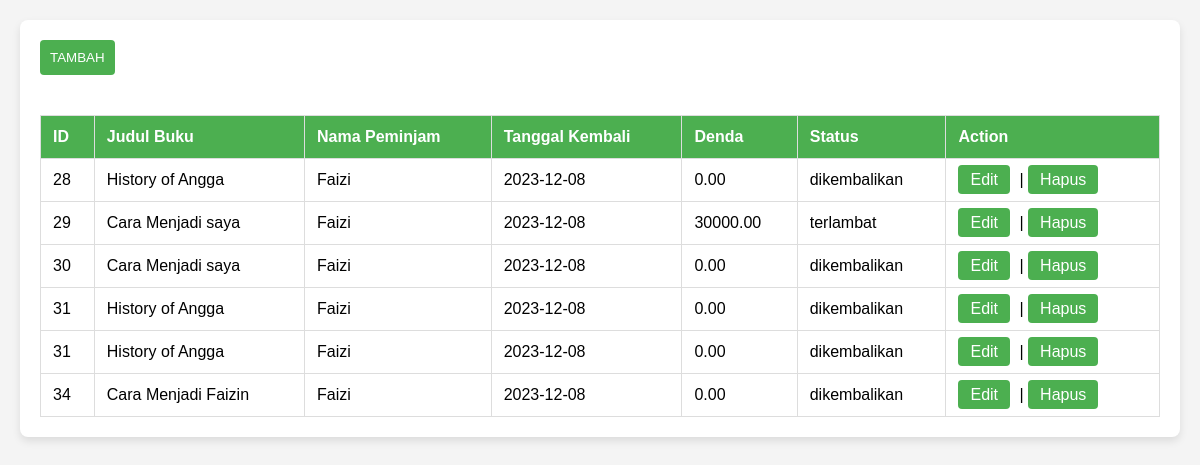
/pengembalian/index.php, run on the app's committed database.
### tables this page shows
CREATE TABLE `pengembalian` (
  `pengembalian_id` INT(11) NOT NULL,
  `peminjaman_id` INT(11) DEFAULT NULL,
  `tanggal_pengembalian` DATE DEFAULT NULL,
  `denda` DECIMAL(10,2) DEFAULT NULL,
  `status_pengembalian` ENUM('dikembalikan','terlambat') DEFAULT 'dikembalikan'
);

CREATE TABLE `peminjaman` (
  `peminjaman_id` INT(11) NOT NULL,
  `buku_id` INT(11) DEFAULT NULL,
  `anggota_id` INT(11) DEFAULT NULL,
  `tanggal_peminjaman` DATE DEFAULT NULL,
  `tanggal_kembali` DATE DEFAULT NULL,
  `status` ENUM('dipinjam','kembali') DEFAULT 'dipinjam'
);

CREATE TABLE `buku` (
  `buku_id` INT(11) NOT NULL,
  `judul` VARCHAR(100) DEFAULT NULL,
  `pengarang` VARCHAR(100) DEFAULT NULL,
  `penerbit` VARCHAR(100) DEFAULT NULL,
  `tahun_terbit` INT(11) DEFAULT NULL,
  `sinopsis` TEXT DEFAULT NULL,
  `kategori_id` INT(11) DEFAULT NULL
);

CREATE TABLE `anggota` (
  `anggota_id` INT(11) NOT NULL,
  `nama` VARCHAR(100) DEFAULT NULL,
  `alamat` VARCHAR(200) DEFAULT NULL,
  `email` VARCHAR(100) DEFAULT NULL,
  `telepon` VARCHAR(20) DEFAULT NULL
);

### pengembalian/index.php (the view, shortened to what this page needs)
<?php
include '../koneksi.php';
?>
<!DOCTYPE html>
<html lang="en">
<head>
</head>
<body>
    <div class="return-list">
        <?php
        if (isset($_GET['id'])) {
            $id = $_GET['id'];
            $sql = "SELECT pengembalian.pengembalian_id, peminjaman.peminjaman_id, buku.judul, anggota.nama, pengembalian.tanggal_pengembalian, pengembalian.denda, pengembalian.status_pengembalian FROM `pengembalian` INNER JOIN `peminjaman` ON pengembalian.peminjaman_id=peminjaman.peminjaman_id INNER JOIN `anggota` ON peminjaman.anggota_id=anggota.anggota_id INNER JOIN `buku` ON peminjaman.buku_id=buku.buku_id GROUP BY pengembalian_id HAVING peminjaman_id='$id';";
        }else{
            $sql = "SELECT pengembalian.pengembalian_id, peminjaman.peminjaman_id, buku.judul, anggota.nama, pengembalian.tanggal_pengembalian, pengembalian.denda, pengembalian.status_pengembalian FROM `pengembalian` INNER JOIN `peminjaman` ON pengembalian.peminjaman_id=peminjaman.peminjaman_id INNER JOIN `anggota` ON peminjaman.anggota_id=anggota.anggota_id INNER JOIN `buku` ON peminjaman.buku_id=buku.buku_id";
        }
        $result = $mysqli->query($sql);
        echo "<a href='create.php'><button class='add-button'>TAMBAH</button></a>";
        if ($result->num_rows > 0) {
            echo "<table class='return-table'>";
            echo "<tr><th>ID</th><th>Judul Buku</th><th>Nama Peminjam</th><th>Tanggal Kembali</th><th>Denda</th><th>Status</th><th>Action</th></tr>";
            while ($row = $result->fetch_array()) {
                echo "<tr>";
                echo "<td>".$row["peminjaman_id"]."</td>";
                echo "<td>".$row["judul"]."</td>";
                echo "<td>".$row["nama"]."</td>";
                echo "<td>".$row["tanggal_pengembalian"]."</td>";
                echo "<td>".$row["denda"]."</td>";
                echo "<td>".$row["status_pengembalian"]."</td>";
                echo "<td class='action-links'><a href='update.php?id=".$row["pengembalian_id"]."'>Edit</a> | <a href='delete.php?id=".$row["pengembalian_id"]."'>Hapus</a></td>";
                echo "</tr>";
            }
            echo "</table>";
        } else {
            echo "Tidak ada data pengembalian.";
        }
        ?>
    </div>
</body>
</html>

### pengembalian/index.php (style rules this page uses)
body { font-family: 'Arial', sans-serif; background-color: #f4f4f4; margin: 0; padding: 0; }
.return-list { margin: 20px; padding: 20px; background-color: #fff; border-radius: 8px; box-shadow: 0 4px 8px rgba(0, 0, 0, 0.1); }
.add-button { background-color: #4CAF50; color: white; padding: 10px; border: none; border-radius: 4px; cursor: pointer; margin-bottom: 20px; }
.return-table { width: 100%; border-collapse: collapse; margin-top: 20px; }
.return-table th, .return-table td { border: 1px solid #ddd; padding: 12px; text-align: left; }
.return-table th { background-color: #4CAF50; color: white; }
.action-links a { text-decoration: none; padding: 6px 12px; background-color: #4CAF50; color: white; border-radius: 4px; margin-right: 5px; }

### data on the page
pengembalian: peminjaman.peminjaman_id "28", buku.judul "History of Angga", anggota.nama "Faizi", tanggal_pengembalian "2023-12-08", denda "0.00", status_pengembalian "dikembalikan"
pengembalian: peminjaman.peminjaman_id "29", buku.judul "Cara Menjadi saya", anggota.nama "Faizi", tanggal_pengembalian "2023-12-08", denda "30000.00", status_pengembalian "terlambat"
pengembalian: peminjaman.peminjaman_id "30", buku.judul "Cara Menjadi saya", anggota.nama "Faizi", tanggal_pengembalian "2023-12-08", denda "0.00", status_pengembalian "dikembalikan"
pengembalian: peminjaman.peminjaman_id "31", buku.judul "History of Angga", anggota.nama "Faizi", tanggal_pengembalian "2023-12-08", denda "0.00", status_pengembalian "dikembalikan"
pengembalian: peminjaman.peminjaman_id "31", buku.judul "History of Angga", anggota.nama "Faizi", tanggal_pengembalian "2023-12-08", denda "0.00", status_pengembalian "dikembalikan"
pengembalian: peminjaman.peminjaman_id "34", buku.judul "Cara Menjadi Faizin", anggota.nama "Faizi", tanggal_pengembalian "2023-12-08", denda "0.00", status_pengembalian "dikembalikan"
